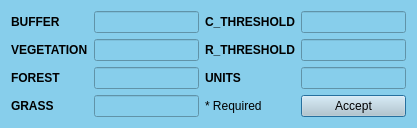
<?xml version="1.0" encoding="UTF-8"?>
<ui version="4.0">
 <class>ControlTOPAGNPS</class>
 <widget class="QDialog" name="ControlTOPAGNPS">
  <property name="geometry">
   <rect>
    <x>0</x>
    <y>0</y>
    <width>417</width>
    <height>124</height>
   </rect>
  </property>
  <property name="windowTitle">
   <string>Dialog</string>
  </property>
  <property name="styleSheet">
   <string notr="true">background-color: #87CEEB;</string>
  </property>
  <layout class="QGridLayout" name="gridLayout">
   <item row="3" column="0">
    <widget class="QLabel" name="label_4">
     <property name="font">
      <font>
       <weight>75</weight>
       <bold>true</bold>
      </font>
     </property>
     <property name="text">
      <string>GRASS</string>
     </property>
    </widget>
   </item>
   <item row="2" column="0">
    <widget class="QLabel" name="label_3">
     <property name="font">
      <font>
       <weight>75</weight>
       <bold>true</bold>
      </font>
     </property>
     <property name="text">
      <string>FOREST</string>
     </property>
    </widget>
   </item>
   <item row="1" column="3">
    <widget class="QLineEdit" name="lineEdit_6">
     <property name="font">
      <font>
       <weight>75</weight>
       <bold>true</bold>
      </font>
     </property>
     <property name="text">
      <string/>
     </property>
    </widget>
   </item>
   <item row="1" column="1">
    <widget class="QLineEdit" name="lineEdit_2">
     <property name="font">
      <font>
       <weight>75</weight>
       <bold>true</bold>
      </font>
     </property>
    </widget>
   </item>
   <item row="1" column="2">
    <widget class="QLabel" name="label_6">
     <property name="font">
      <font>
       <weight>75</weight>
       <bold>true</bold>
      </font>
     </property>
     <property name="text">
      <string>R_THRESHOLD</string>
     </property>
    </widget>
   </item>
   <item row="2" column="1">
    <widget class="QLineEdit" name="lineEdit_3">
     <property name="font">
      <font>
       <weight>75</weight>
       <bold>true</bold>
      </font>
     </property>
     <property name="text">
      <string/>
     </property>
    </widget>
   </item>
   <item row="2" column="2">
    <widget class="QLabel" name="label_7">
     <property name="font">
      <font>
       <weight>75</weight>
       <bold>true</bold>
      </font>
     </property>
     <property name="text">
      <string>UNITS</string>
     </property>
    </widget>
   </item>
   <item row="0" column="0">
    <widget class="QLabel" name="label">
     <property name="font">
      <font>
       <weight>75</weight>
       <bold>true</bold>
      </font>
     </property>
     <property name="text">
      <string>BUFFER</string>
     </property>
    </widget>
   </item>
   <item row="0" column="3">
    <widget class="QLineEdit" name="lineEdit_5">
     <property name="font">
      <font>
       <weight>75</weight>
       <bold>true</bold>
      </font>
     </property>
     <property name="text">
      <string/>
     </property>
    </widget>
   </item>
   <item row="0" column="2">
    <widget class="QLabel" name="label_5">
     <property name="font">
      <font>
       <weight>75</weight>
       <bold>true</bold>
      </font>
     </property>
     <property name="text">
      <string>C_THRESHOLD</string>
     </property>
    </widget>
   </item>
   <item row="0" column="1">
    <widget class="QLineEdit" name="lineEdit">
     <property name="font">
      <font>
       <weight>75</weight>
       <bold>true</bold>
      </font>
     </property>
    </widget>
   </item>
   <item row="1" column="0">
    <widget class="QLabel" name="label_2">
     <property name="font">
      <font>
       <weight>75</weight>
       <bold>true</bold>
      </font>
     </property>
     <property name="text">
      <string>VEGETATION</string>
     </property>
    </widget>
   </item>
   <item row="3" column="3">
    <widget class="QPushButton" name="pushButton">
     <property name="styleSheet">
      <string notr="true">background-color: #becbd1;</string>
     </property>
     <property name="text">
      <string>Accept</string>
     </property>
    </widget>
   </item>
   <item row="3" column="1">
    <widget class="QLineEdit" name="lineEdit_4">
     <property name="font">
      <font>
       <weight>75</weight>
       <bold>true</bold>
      </font>
     </property>
     <property name="text">
      <string/>
     </property>
    </widget>
   </item>
   <item row="3" column="2">
    <widget class="QLabel" name="label_8">
     <property name="text">
      <string>* Required</string>
     </property>
    </widget>
   </item>
   <item row="2" column="3">
    <widget class="QLineEdit" name="lineEdit_7">
     <property name="font">
      <font>
       <weight>75</weight>
       <bold>true</bold>
      </font>
     </property>
     <property name="text">
      <string/>
     </property>
    </widget>
   </item>
  </layout>
 </widget>
 <resources/>
 <connections/>
</ui>
